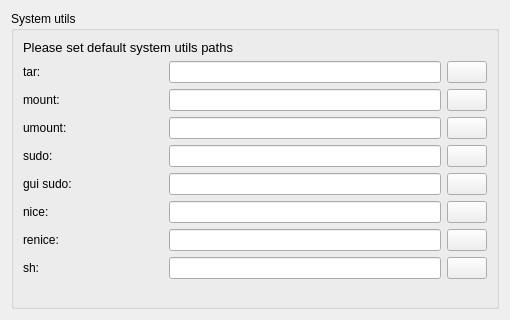
           <widget class="QWidget" name="widgetFirstStartup1" native="true">
            <property name="geometry">
             <rect>
              <x>-1</x>
              <y>0</y>
              <width>510</width>
              <height>320</height>
             </rect>
            </property>
            <property name="autoFillBackground">
             <bool>true</bool>
            </property>
            <layout class="QVBoxLayout" name="_16">
             <item>
              <widget class="QGroupBox" name="groupBox_7">
               <property name="autoFillBackground">
                <bool>false</bool>
               </property>
               <property name="title">
                <string>System utils</string>
               </property>
               <layout class="QVBoxLayout" name="verticalLayout_3">
                <item>
                 <widget class="QLabel" name="label_3">
                  <property name="text">
                   <string>&lt;!DOCTYPE HTML PUBLIC &quot;-//W3C//DTD HTML 4.0//EN&quot; &quot;http://www.w3.org/TR/REC-html40/strict.dtd&quot;&gt;
&lt;html&gt;&lt;head&gt;&lt;meta name=&quot;qrichtext&quot; content=&quot;1&quot; /&gt;&lt;style type=&quot;text/css&quot;&gt;
p, li { white-space: pre-wrap; }
&lt;/style&gt;&lt;/head&gt;&lt;body style=&quot; font-family:'Verdana'; font-size:10pt; font-weight:400; font-style:normal;&quot;&gt;
&lt;p style=&quot; margin-top:12px; margin-bottom:12px; margin-left:0px; margin-right:0px; -qt-block-indent:0; text-indent:0px;&quot;&gt;Please set default system utils paths&lt;/p&gt;&lt;/body&gt;&lt;/html&gt;</string>
                  </property>
                 </widget>
                </item>
                <item>
                 <widget class="QWidget" name="widget_14" native="true">
                  <layout class="QHBoxLayout" name="_17">
                   <property name="margin">
                    <number>0</number>
                   </property>
                   <item>
                    <widget class="QLabel" name="label_14">
                     <property name="minimumSize">
                      <size>
                       <width>140</width>
                       <height>0</height>
                      </size>
                     </property>
                     <property name="maximumSize">
                      <size>
                       <width>140</width>
                       <height>16777215</height>
                      </size>
                     </property>
                     <property name="text">
                      <string>tar:</string>
                     </property>
                    </widget>
                   </item>
                   <item>
                    <widget class="QLineEdit" name="txtTarBin"/>
                   </item>
                   <item>
                    <widget class="QPushButton" name="cmdGetTarBin">
                     <property name="text">
                      <string/>
                     </property>
                     <property name="iconSize">
                      <size>
                       <width>16</width>
                       <height>16</height>
                      </size>
                     </property>
                    </widget>
                   </item>
                  </layout>
                 </widget>
                </item>
                <item>
                 <widget class="QWidget" name="widget_17" native="true">
                  <layout class="QHBoxLayout" name="_18">
                   <property name="margin">
                    <number>0</number>
                   </property>
                   <item>
                    <widget class="QLabel" name="label_16">
                     <property name="minimumSize">
                      <size>
                       <width>140</width>
                       <height>0</height>
                      </size>
                     </property>
                     <property name="maximumSize">
                      <size>
                       <width>140</width>
                       <height>16777215</height>
                      </size>
                     </property>
                     <property name="text">
                      <string>mount:</string>
                     </property>
                    </widget>
                   </item>
                   <item>
                    <widget class="QLineEdit" name="txtMountBin"/>
                   </item>
                   <item>
                    <widget class="QPushButton" name="cmdGetMountBin">
                     <property name="text">
                      <string/>
                     </property>
                     <property name="iconSize">
                      <size>
                       <width>16</width>
                       <height>16</height>
                      </size>
                     </property>
                    </widget>
                   </item>
                  </layout>
                 </widget>
                </item>
                <item>
                 <widget class="QWidget" name="widget_18" native="true">
                  <layout class="QHBoxLayout" name="_19">
                   <property name="margin">
                    <number>0</number>
                   </property>
                   <item>
                    <widget class="QLabel" name="label_17">
                     <property name="minimumSize">
                      <size>
                       <width>140</width>
                       <height>0</height>
                      </size>
                     </property>
                     <property name="maximumSize">
                      <size>
                       <width>140</width>
                       <height>16777215</height>
                      </size>
                     </property>
                     <property name="text">
                      <string>umount:</string>
                     </property>
                    </widget>
                   </item>
                   <item>
                    <widget class="QLineEdit" name="txtUmountBin"/>
                   </item>
                   <item>
                    <widget class="QPushButton" name="cmdGetUmountBin">
                     <property name="text">
                      <string/>
                     </property>
                     <property name="iconSize">
                      <size>
                       <width>16</width>
                       <height>16</height>
                      </size>
                     </property>
                    </widget>
                   </item>
                  </layout>
                 </widget>
                </item>
                <item>
                 <widget class="QWidget" name="widget_19" native="true">
                  <layout class="QHBoxLayout" name="_20">
                   <property name="margin">
                    <number>0</number>
                   </property>
                   <item>
                    <widget class="QLabel" name="label_19">
                     <property name="minimumSize">
                      <size>
                       <width>140</width>
                       <height>0</height>
                      </size>
                     </property>
                     <property name="maximumSize">
                      <size>
                       <width>140</width>
                       <height>16777215</height>
                      </size>
                     </property>
                     <property name="text">
                      <string>sudo:</string>
                     </property>
                    </widget>
                   </item>
                   <item>
                    <widget class="QLineEdit" name="txtSudoBin"/>
                   </item>
                   <item>
                    <widget class="QPushButton" name="cmdGetSudoBin">
                     <property name="text">
                      <string/>
                     </property>
                     <property name="iconSize">
                      <size>
                       <width>16</width>
                       <height>16</height>
                      </size>
                     </property>
                    </widget>
                   </item>
                  </layout>
                 </widget>
                </item>
                <item>
                 <widget class="QWidget" name="widget_50" native="true">
                  <layout class="QHBoxLayout" name="_21">
                   <property name="margin">
                    <number>0</number>
                   </property>
                   <item>
                    <widget class="QLabel" name="label_55">
                     <property name="minimumSize">
                      <size>
                       <width>140</width>
                       <height>0</height>
                      </size>
                     </property>
                     <property name="maximumSize">
                      <size>
                       <width>140</width>
                       <height>16777215</height>
                      </size>
                     </property>
                     <property name="text">
                      <string>gui sudo:</string>
                     </property>
                    </widget>
                   </item>
                   <item>
                    <widget class="QLineEdit" name="txtGuiSudoBin"/>
                   </item>
                   <item>
                    <widget class="QPushButton" name="cmdGetGuiSudoBin">
                     <property name="text">
                      <string/>
                     </property>
                     <property name="iconSize">
                      <size>
                       <width>16</width>
                       <height>16</height>
                      </size>
                     </property>
                    </widget>
                   </item>
                  </layout>
                 </widget>
                </item>
                <item>
                 <widget class="QWidget" name="widget_24" native="true">
                  <layout class="QHBoxLayout" name="_22">
                   <property name="margin">
                    <number>0</number>
                   </property>
                   <item>
                    <widget class="QLabel" name="label_23">
                     <property name="minimumSize">
                      <size>
                       <width>140</width>
                       <height>0</height>
                      </size>
                     </property>
                     <property name="maximumSize">
                      <size>
                       <width>140</width>
                       <height>16777215</height>
                      </size>
                     </property>
                     <property name="text">
                      <string>nice:</string>
                     </property>
                    </widget>
                   </item>
                   <item>
                    <widget class="QLineEdit" name="txtNiceBin"/>
                   </item>
                   <item>
                    <widget class="QPushButton" name="cmdGetNiceBin">
                     <property name="text">
                      <string/>
                     </property>
                     <property name="iconSize">
                      <size>
                       <width>16</width>
                       <height>16</height>
                      </size>
                     </property>
                    </widget>
                   </item>
                  </layout>
                 </widget>
                </item>
                <item>
                 <widget class="QWidget" name="widget_25" native="true">
                  <layout class="QHBoxLayout" name="_23">
                   <property name="margin">
                    <number>0</number>
                   </property>
                   <item>
                    <widget class="QLabel" name="label_24">
                     <property name="minimumSize">
                      <size>
                       <width>140</width>
                       <height>0</height>
                      </size>
                     </property>
                     <property name="maximumSize">
                      <size>
                       <width>140</width>
                       <height>16777215</height>
                      </size>
                     </property>
                     <property name="text">
                      <string>renice:</string>
                     </property>
                    </widget>
                   </item>
                   <item>
                    <widget class="QLineEdit" name="txtReniceBin"/>
                   </item>
                   <item>
                    <widget class="QPushButton" name="cmdGetReniceBin">
                     <property name="text">
                      <string/>
                     </property>
                     <property name="iconSize">
                      <size>
                       <width>16</width>
                       <height>16</height>
                      </size>
                     </property>
                    </widget>
                   </item>
                  </layout>
                 </widget>
                </item>
                <item>
                 <widget class="QWidget" name="widget_28" native="true">
                  <layout class="QHBoxLayout" name="_24">
                   <property name="margin">
                    <number>0</number>
                   </property>
                   <item>
                    <widget class="QLabel" name="label_27">
                     <property name="minimumSize">
                      <size>
                       <width>140</width>
                       <height>0</height>
                      </size>
                     </property>
                     <property name="maximumSize">
                      <size>
                       <width>140</width>
                       <height>16777215</height>
                      </size>
                     </property>
                     <property name="text">
                      <string>sh:</string>
                     </property>
                    </widget>
                   </item>
                   <item>
                    <widget class="QLineEdit" name="txtShBin"/>
                   </item>
                   <item>
                    <widget class="QPushButton" name="cmdGetShBin">
                     <property name="text">
                      <string/>
                     </property>
                     <property name="iconSize">
                      <size>
                       <width>16</width>
                       <height>16</height>
                      </size>
                     </property>
                    </widget>
                   </item>
                  </layout>
                 </widget>
                </item>
                <item>
                 <spacer>
                  <property name="orientation">
                   <enum>Qt::Vertical</enum>
                  </property>
                  <property name="sizeHint" stdset="0">
                   <size>
                    <width>20</width>
                    <height>20</height>
                   </size>
                  </property>
                 </spacer>
                </item>
               </layout>
              </widget>
             </item>
            </layout>
           </widget>
